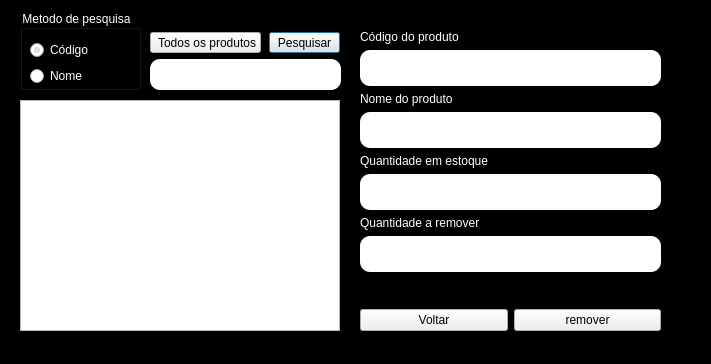
<?xml version="1.0" encoding="UTF-8"?>
<ui version="4.0">
 <class>gestao_remover</class>
 <widget class="QDialog" name="gestao_remover">
  <property name="geometry">
   <rect>
    <x>0</x>
    <y>0</y>
    <width>711</width>
    <height>364</height>
   </rect>
  </property>
  <property name="windowTitle">
   <string>Dialog</string>
  </property>
  <property name="styleSheet">
   <string notr="true">QDialog{
background-color:#000;
}


QLineEdit{
background-color:#fff;
color:#000;
padding:10px;
border-radius:10px;
borde:1px solid #fff;
}

QLabel{
color:#fff
}</string>
  </property>
  <widget class="QPushButton" name="btn_gr_pesquisar">
   <property name="geometry">
    <rect>
     <x>269</x>
     <y>32</y>
     <width>71</width>
     <height>21</height>
    </rect>
   </property>
   <property name="text">
    <string>Pesquisar</string>
   </property>
  </widget>
  <widget class="QTableWidget" name="tw_gr_mostraPesquisa">
   <property name="geometry">
    <rect>
     <x>20</x>
     <y>100</y>
     <width>320</width>
     <height>231</height>
    </rect>
   </property>
  </widget>
  <widget class="QGroupBox" name="groupBox">
   <property name="geometry">
    <rect>
     <x>20</x>
     <y>10</y>
     <width>121</width>
     <height>80</height>
    </rect>
   </property>
   <property name="styleSheet">
    <string notr="true">color:#fff;</string>
   </property>
   <property name="title">
    <string>Metodo de pesquisa</string>
   </property>
   <widget class="QWidget" name="layoutWidget_2">
    <property name="geometry">
     <rect>
      <x>10</x>
      <y>30</y>
      <width>60</width>
      <height>46</height>
     </rect>
    </property>
    <layout class="QVBoxLayout" name="verticalLayout_6">
     <item>
      <widget class="QRadioButton" name="rb_gr_cod">
       <property name="styleSheet">
        <string notr="true">color:#fff</string>
       </property>
       <property name="text">
        <string>Código</string>
       </property>
       <property name="checked">
        <bool>true</bool>
       </property>
      </widget>
     </item>
     <item>
      <widget class="QRadioButton" name="rb_gr_nome">
       <property name="styleSheet">
        <string notr="true">color:#fff</string>
       </property>
       <property name="text">
        <string>Nome</string>
       </property>
      </widget>
     </item>
    </layout>
   </widget>
  </widget>
  <widget class="QLineEdit" name="txt_gr_pesquisa">
   <property name="geometry">
    <rect>
     <x>150</x>
     <y>59</y>
     <width>191</width>
     <height>31</height>
    </rect>
   </property>
   <property name="styleSheet">
    <string notr="true">color:#000</string>
   </property>
  </widget>
  <widget class="QWidget" name="layoutWidget">
   <property name="geometry">
    <rect>
     <x>360</x>
     <y>30</y>
     <width>301</width>
     <height>301</height>
    </rect>
   </property>
   <layout class="QVBoxLayout" name="verticalLayout_3">
    <item>
     <layout class="QVBoxLayout" name="verticalLayout_2">
      <item>
       <layout class="QVBoxLayout" name="verticalLayout_9">
        <item>
         <widget class="QLabel" name="label_5">
          <property name="text">
           <string>Código do produto</string>
          </property>
         </widget>
        </item>
        <item>
         <widget class="QLineEdit" name="txt_gr_codigo"/>
        </item>
       </layout>
      </item>
      <item>
       <layout class="QVBoxLayout" name="verticalLayout_10">
        <item>
         <widget class="QLabel" name="label_6">
          <property name="text">
           <string>Nome do produto</string>
          </property>
         </widget>
        </item>
        <item>
         <widget class="QLineEdit" name="txt_gr_nome"/>
        </item>
       </layout>
      </item>
      <item>
       <layout class="QVBoxLayout" name="verticalLayout_11">
        <item>
         <widget class="QLabel" name="label_7">
          <property name="text">
           <string>Quantidade em estoque</string>
          </property>
         </widget>
        </item>
        <item>
         <widget class="QLineEdit" name="txt_gr_qtde_estoque"/>
        </item>
        <item>
         <layout class="QVBoxLayout" name="verticalLayout">
          <item>
           <widget class="QLabel" name="label_8">
            <property name="text">
             <string>Quantidade a remover</string>
            </property>
           </widget>
          </item>
          <item>
           <widget class="QLineEdit" name="txt_gr_qtde_remover"/>
          </item>
         </layout>
        </item>
       </layout>
      </item>
     </layout>
    </item>
    <item>
     <spacer name="verticalSpacer">
      <property name="orientation">
       <enum>Qt::Vertical</enum>
      </property>
      <property name="sizeHint" stdset="0">
       <size>
        <width>20</width>
        <height>40</height>
       </size>
      </property>
     </spacer>
    </item>
    <item>
     <layout class="QHBoxLayout" name="horizontalLayout">
      <item>
       <widget class="QPushButton" name="btn_gr_voltar">
        <property name="text">
         <string>Voltar</string>
        </property>
       </widget>
      </item>
      <item>
       <widget class="QPushButton" name="btn_gr_remove">
        <property name="text">
         <string>remover</string>
        </property>
       </widget>
      </item>
     </layout>
    </item>
   </layout>
  </widget>
  <widget class="QPushButton" name="btn_txt_mostra_podutos">
   <property name="geometry">
    <rect>
     <x>150</x>
     <y>32</y>
     <width>111</width>
     <height>21</height>
    </rect>
   </property>
   <property name="text">
    <string> Todos os produtos</string>
   </property>
  </widget>
 </widget>
 <resources/>
 <connections/>
</ui>
